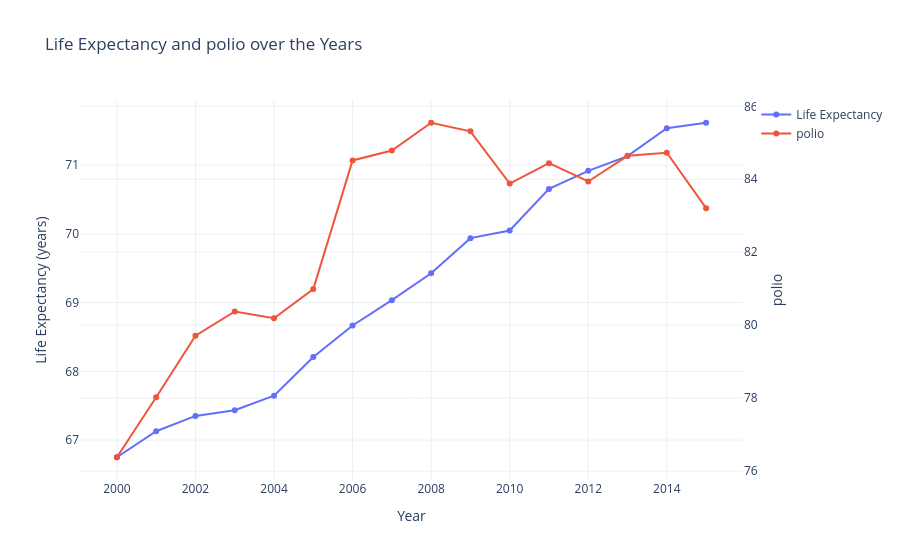

Notebook code cell kept with this figure:
### Markdown cell above
<h4>Life expectancy vs Polio</h4>

### Code cell
# Calculate the average life expectancy and average polio for each year
average_data = df.groupby('year').agg({
    'life_expectancy': 'mean',
    'polio': 'mean'
}).reset_index()

# Create the interactive plot with dual y-axes
fig = go.Figure()

# Add life expectancy trace
fig.add_trace(go.Scatter(x=average_data['year'], y=average_data['life_expectancy'], 
                         mode='lines+markers', name='Life Expectancy',
                         yaxis='y1'))

# Add polio trace
fig.add_trace(go.Scatter(x=average_data['year'], y=average_data['polio'], 
                         mode='lines+markers', name='polio',
                         yaxis='y2'))

# Update layout for dual y-axes
fig.update_layout(
    title='Life Expectancy and polio over the Years',
    xaxis=dict(title='Year'),
    yaxis=dict(title='Life Expectancy (years)', side='left'),
    yaxis2=dict(title='polio', side='right', overlaying='y'),
    template='plotly_white'
)

# Show the plot
fig.show()

### Figure 1 — Plotly figure (JSON) as saved in the notebook; plotly's stock layout.template omitted (floating-point values rounded to 4 significant figures)
{"data": [{"mode": "lines+markers", "name": "Life Expectancy", "type": "scatter", "x": [2000, 2001, 2002, 2003, 2004, 2005, 2006, 2007, 2008, 2009, 2010, 2011, 2012, 2013, 2014, 2015], "y": [66.75, 67.13, 67.35, 67.43, 67.65, 68.21, 68.67, 69.04, 69.43, 69.94, 70.05, 70.65, 70.92, 71.13, 71.54, 71.62], "yaxis": "y"}, {"mode": "lines+markers", "name": "polio", "type": "scatter", "x": [2000, 2001, 2002, 2003, 2004, 2005, 2006, 2007, 2008, 2009, 2010, 2011, 2012, 2013, 2014, 2015], "y": [76.38, 78.03, 79.71, 80.38, 80.19, 80.99, 84.52, 84.79, 85.55, 85.31, 83.88, 84.44, 83.94, 84.64, 84.73, 83.21], "yaxis": "y2"}], "layout": {"autosize": true, "title": {"text": "Life Expectancy and polio over the Years"}, "xaxis": {"autorange": true, "range": [1999.0, 2016.0], "title": {"text": "Year"}, "type": "linear"}, "yaxis": {"autorange": true, "range": [66.35, 72.02], "side": "left", "title": {"text": "Life Expectancy (years)"}, "type": "linear"}, "yaxis2": {"autorange": true, "overlaying": "y", "range": [75.62, 86.31], "side": "right", "title": {"text": "polio"}, "type": "linear"}}}
